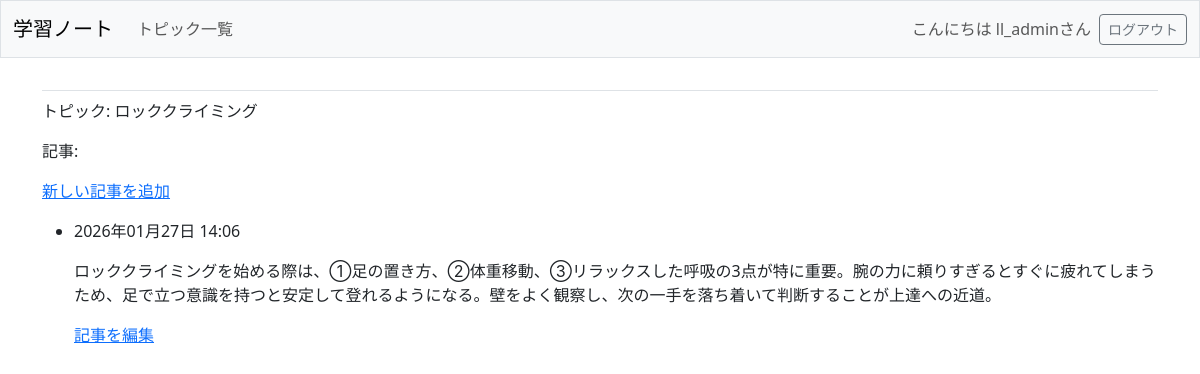
The page /topics/2/ (signed in) on the database its author committed.
### learning_logs/models.py (models this page shows, shortened)
class Topic(models.Model):
    text = models.CharField(max_length=200)
    date_added = models.DateTimeField(auto_now_add=True)
    owner = models.ForeignKey(User, on_delete=models.CASCADE) # p250

class Entry(models.Model):
    topic = models.ForeignKey(Topic, on_delete=models.CASCADE)
    text = models.TextField()
    date_added = models.DateTimeField(auto_now_add=True)
    class Meta:
        verbose_name_plural = 'entries'

### learning_logs/views.py (the view)
# urls.py: path('topics/<int:topic_id>/', views.topic, name='topic'),
@login_required
def topic(request, topic_id):
    topic = Topic.objects.get(id=topic_id)
    check_topic_owner(topic, request.user)
    entries = topic.entry_set.order_by('-date_added')
    context = {'topic': topic, 'entries': entries}
    return render(request, 'learning_logs/topic.html', context)

### learning_logs/views.py (called while the page is built)
def check_topic_owner(topic, user):
    if topic.owner != user:
        raise Http404

### learning_logs/templates/learning_logs/topic.html
{% extends 'learning_logs/base.html' %}
{% block content %}
    <p>トピック: {{ topic.text }}</p>
    <p>記事:</p>
    <p>
        <a href="{% url 'learning_logs:new_entry' topic.id %}">新しい記事を追加</a>
    </p>
    <ul>
    {% for entry in entries %}
        <li>
        <p>{{ entry.date_added|date:'Y年m月d日 H:i' }}</p>
        <p>{{ entry.text|linebreaks }}</p>
        <p>
            <a href="{% url 'learning_logs:edit_entry' entry.id %}">記事を編集</a>
        </p>
        </li>
    {% empty %}
        <li>このトピックにはまだ記事がありません。</li>
    {% endfor %}
    </ul>
{% endblock content %}

### learning_logs/templates/learning_logs/base.html (shortened to what this page needs)
<!doctype html>
<html lang="ja">
<head>
  {% load django_bootstrap5 %}
  {% bootstrap_css %}
</head>
<body>
  <nav class="navbar navbar-expand-md navbar-light bg-light mb-4 border">
    <div class="container-fluid">
      <a class="navbar-brand" href="{% url 'learning_logs:index' %}">
          学習ノート</a>
      <div class="collapse navbar-collapse" id="navbarCollapse">
        <ul class="navbar-nav me-auto mb-2 mb-md-0">
          <li class="nav-item">
            <a class="nav-link" href="{% url 'learning_logs:topics' %}">
              トピック一覧</a></li>
        </ul>
        <ul class="navbar-nav ms-auto mb-2 mb-md-0">
          {% if user.is_authenticated %}
            <li class="nav-item">
              <span class="navbar-text me-2">こんにちは {{ user.username }}さん
                </span></li>
          {% endif %}
        </ul>
        {% if user.is_authenticated %}
          <form action="{% url 'accounts:logout' %}" method='post'>
            <button name='submit' class='btn btn-outline-secondary btn-sm'>
                ログアウト</button>
          </form>
        {% endif %}
      </div>
    </div>
  </nav>
  <main class="container">
    <div class="pb-2 mb-2 border-bottom">
    </div>
    <div>
      {% block content %}{% endblock content %}
    </div>
  </main>
</body>
</html>

### rows shown on the page
Topic: text "ロッククライミング"
Entry: date_added "2026年01月27日 14:06", text "ロッククライミングを始める際は、①足の置き方、②体重移動、③リラックスした呼吸の3点が特に重要。腕の力に頼りすぎるとすぐに疲れてしまうため、足で立つ意識を持つと安定して登れるようになる。壁をよく観察し、次の一手を落ち着いて判断することが上達への近道。"

### other values the page prints
{{ user.username }} "ll_admin"
